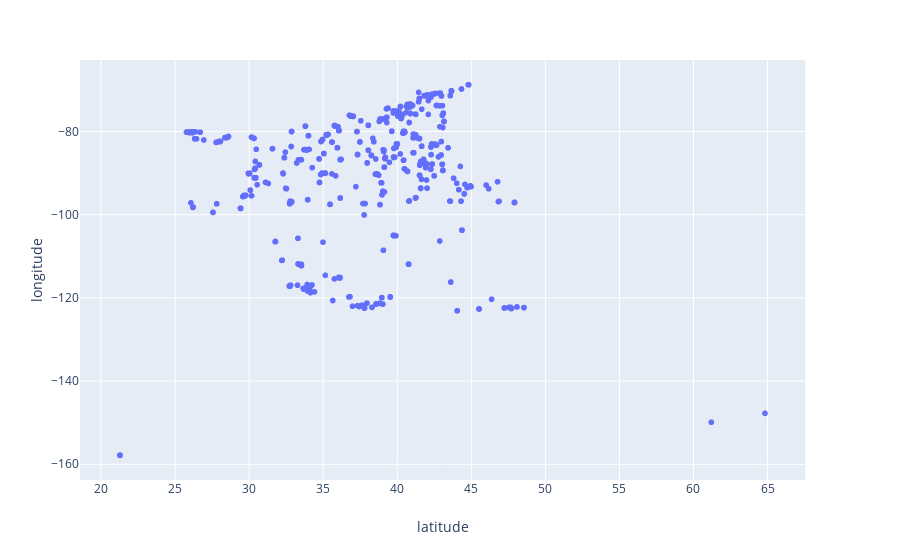

The code cell stored with this chart in its notebook:
### Code cell
px.scatter_geo(ticket_data,lat='latitude',lon='longitude')

### Figure 1 — Plotly figure (JSON) as saved in the notebook; plotly's stock layout.template omitted (floating-point values rounded to 4 significant figures; data arrays with more than 128 entries replaced by an {"elided": "..."} marker saying what was removed)
{"data": [{"hoverlabel": {"namelength": 0}, "hovertemplate": "latitude=%{x}<br>longitude=%{y}", "legendgroup": "", "marker": {"color": "#636efa", "symbol": "circle"}, "mode": "markers", "name": "", "showlegend": false, "type": "scattergl", "x": {"elided": "6242 float values"}, "xaxis": "x", "y": {"elided": "6242 float values"}, "yaxis": "y"}], "layout": {"autosize": true, "legend": {"tracegroupgap": 0}, "margin": {"t": 60}, "xaxis": {"anchor": "y", "autorange": true, "domain": [0, 0.98], "range": [18.55, 67.57], "title": {"text": "latitude"}, "type": "linear"}, "yaxis": {"anchor": "x", "autorange": true, "domain": [0, 1], "range": [-163.7, -62.91], "title": {"text": "longitude"}, "type": "linear"}}}
